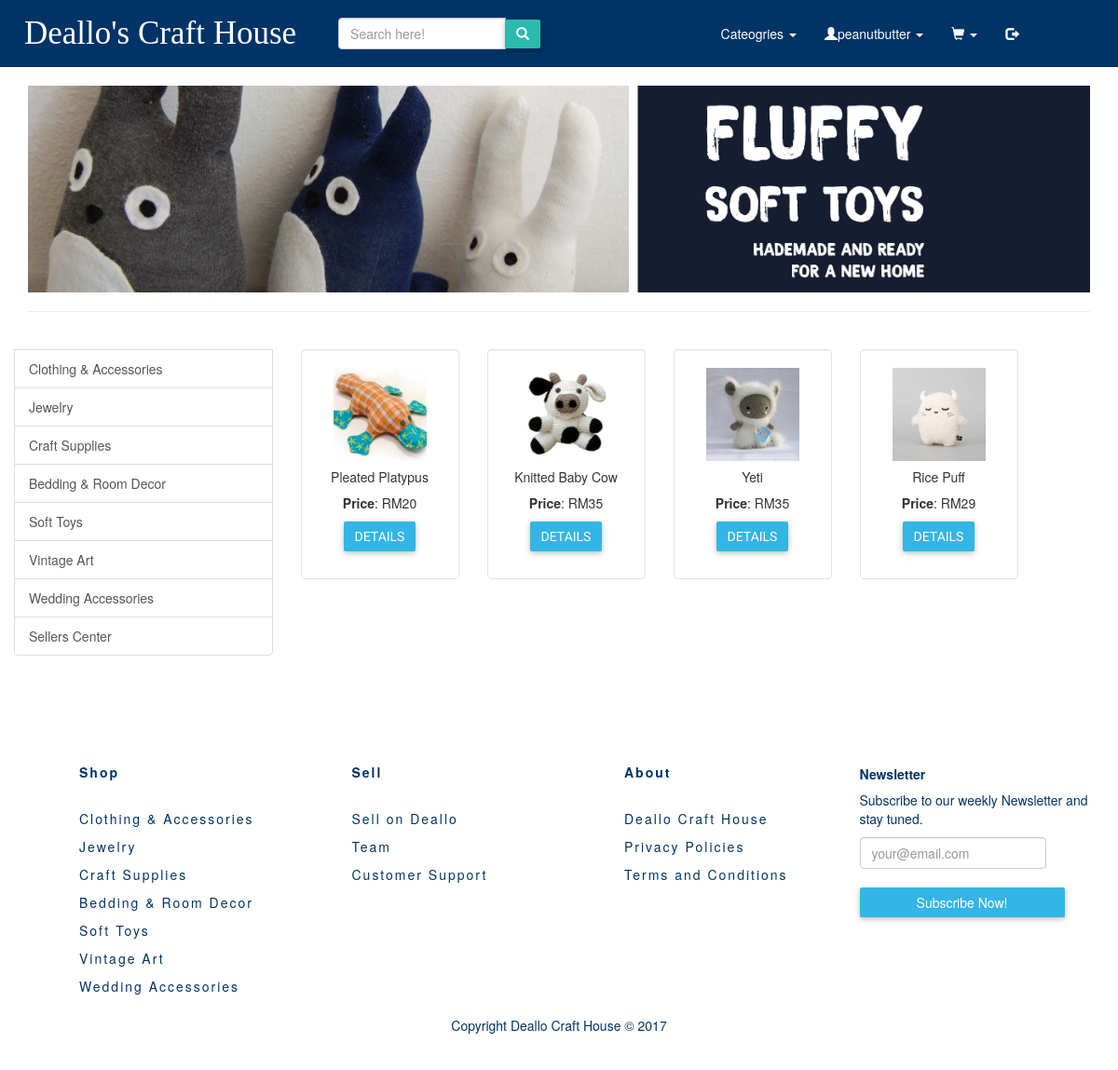
The app's page /pages/products/softToys.php (signed in) with its own data.
### tables this page shows
CREATE TABLE `product` (
  `id` int(11) NOT NULL,
  `name` varchar(80) NOT NULL,
  `summary` varchar(255) NOT NULL,
  `price` double NOT NULL,
  `quantity` varchar(10) NOT NULL,
  `image` varchar(100) NOT NULL,
  `product_owner` varchar(255) NOT NULL,
  `category` varchar(255) NOT NULL
);

### pages/products/softToys.php (the view, shortened to what this page needs)
<?php include '../../includes/product_config.php' ?>
<!DOCTYPE html>
<html>
<head>
	<link rel="stylesheet=" href="../styles/bootstrap/bootstrap.css">
    <link rel="stylesheet" href="https://maxcdn.bootstrapcdn.com/bootstrap/3.3.7/css/bootstrap.min.css">
    <link rel="stylesheet" type="text/css" href="../../styles/test.css"/>
    <link rel="stylesheet" type="text/css" href="../../styles/footer.css"/>
    <link rel="stylesheet" type="text/css" href="../../styles/buttons.css"/>
</head>
<body>
<?php include "../../templates/navbar_product_pages.php" ?>
<div class="container">
	<div class="row">
        <div class="col-lg-7 col-md-7 col-sm-12 col-xs-12 coverImage">
            <img src="../../images/cover-art/toysCover.jpg" alt="Bedding decor cover art" height="100%" class="img-responsive" width="100%"/>
        </div>
    </div>
	<hr/>
	<div class="row">
		<div class="list-group col-lg-3 col-md-3 col-sm-5 col-xs-6">
    <br>
			<a href="clothingAcc.php" class="list-group-item">Clothing &amp; Accessories</a>
			<a href="jewelry.php" class="list-group-item">Jewelry</a>
			<a href="craftSupplies.php" class="list-group-item">Craft Supplies</a>
			<a href="bedding.php" class="list-group-item">Bedding &amp; Room Decor</a>
			<a href="softToys.php" class="list-group-item">Soft Toys</a>
			<a href="vintage.php" class="list-group-item">Vintage Art</a>
			<a href="wedding.php" class="list-group-item">Wedding Accessories</a>
			<a href="../myProducts.php" class="list-group-item">Sellers Center</a>
		</div>
		<br/>
	<div class="row" id="products" >
     <?php
        $stmt = $dbh->prepare('SELECT * FROM product WHERE category= "Soft Toys" LIMIT 4 OFFSET 0');
        if ($stmt->execute()) {
            while ($row = $stmt->fetch()) {
        ?>
          <div class="col-md-2">
          <div class="well" style="background-color: white;">
              <img src="../../images/product_images/<?php echo $row['image']; ?>" class="img-responsive mx-auto d-block" width="100px" height="100px" />
              <div class="text-center">
                <h5><?php echo $row['name'] ?></h5>
                <p><strong>Price</strong>: RM<?php echo $row['price'] ?><br/></p>
                <p>
                    <button type="button" class="btn btn-info" data-toggle="modal" data-target="#myModal-<?php echo $row['id'] ?>">Details</button>
                </p>
              </div>
          </div>
          </div>
        <?php
            }
        }
        ?>
        </div>
	</div>
	</div>
</body>
 <?php include "../../templates/footer_products.php" ?>
</html>

### styles/test.css (style rules this page uses)
body { background-color: #FFFFFF; }
a { color: inherit; }
.coverImage { width:100%; }
img { margin: auto; display: block; }

### styles/buttons.css (style rules this page uses)
button { font-family: 'Roboto', sans-serif; text-transform: uppercase; }
.btn { border-radius: 2px; border: 0; transition: .2s ease-out; color: #fff; box-shadow: 0 2px 5px 0 rgba(0, 0, 0, 0.16), 0 2px 10px 0 rgba(0, 0, 0, 0.12); }
.btn-info { background: #33b5e5; }

### records on screen
product: image (picture), name "Pleated Platypus", price "20"
product: image (picture), name "Knitted Baby Cow", price "35"
product: image (picture), name "Yeti", price "35"
product: image (picture), name "Rice Puff", price "29"

### other values on screen
$_SESSION['username'] "peanutbutter"
